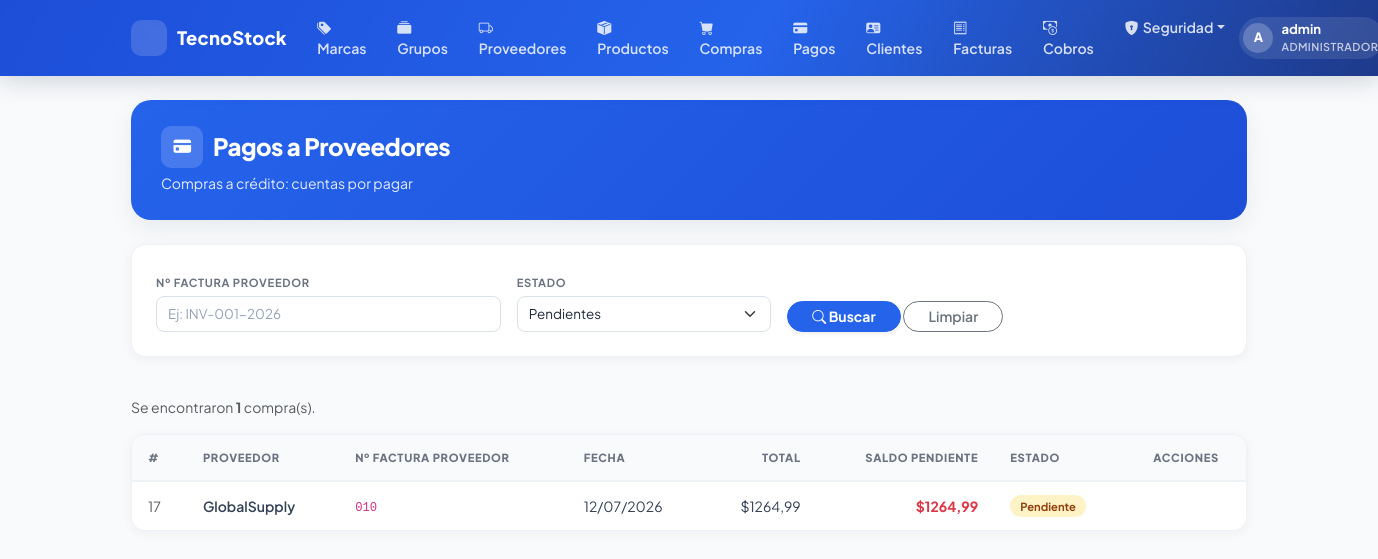
/pagos/ (signed in), run on an earlier commit of the app's database.
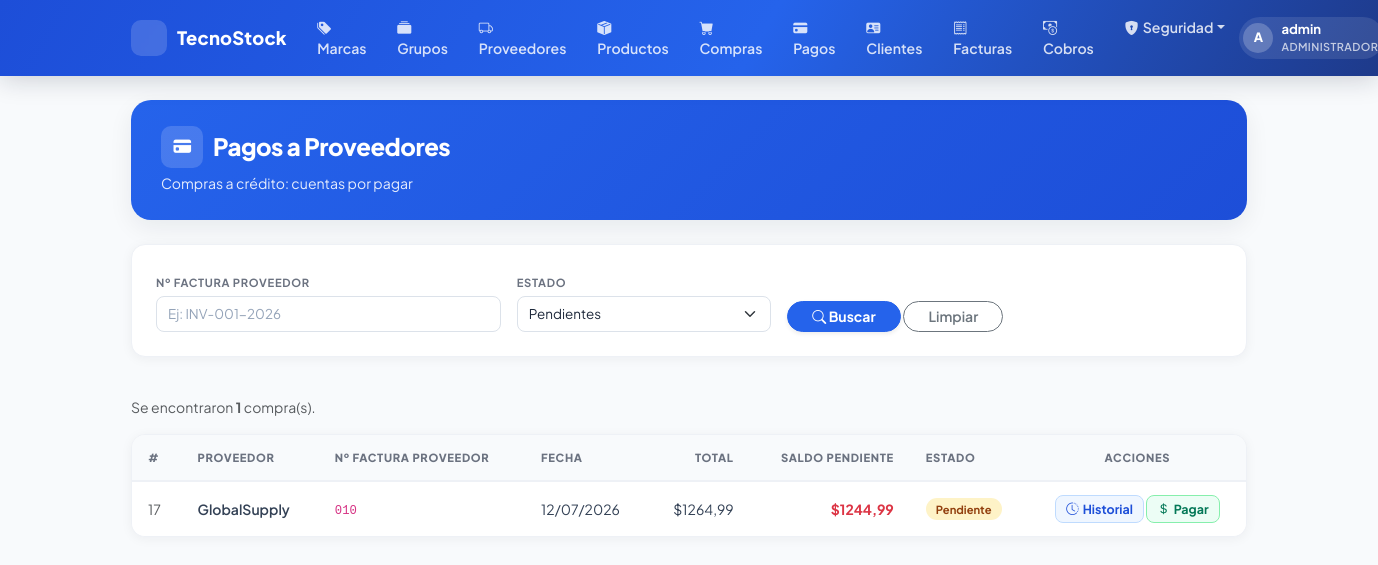
And on a later commit of the database.
### purchasing/models.py (models this page shows, shortened)
class Purchase(models.Model):
    TIPO_PAGO = [
        ('contado', 'Contado'),
        ('credito', 'Crédito'),
    ]
    ESTADO = [
        ('PENDIENTE', 'Pendiente'),
        ('PAGADA', 'Pagada'),
        ('ANULADA', 'Anulada'),
    ]
    supplier = models.ForeignKey(
        Supplier, on_delete=models.PROTECT, related_name='purchases', verbose_name='Proveedor'
    )
    document_number = models.CharField(
        max_length=20, verbose_name='Nº de Factura Proveedor'
    )
    purchase_date = models.DateTimeField(auto_now_add=True, verbose_name='Fecha de Compra')
    subtotal = models.DecimalField(max_digits=12, decimal_places=2, default=0, verbose_name='Subtotal')
    tax = models.DecimalField(max_digits=12, decimal_places=2, default=0, verbose_name='Impuesto (15%)')
    total = models.DecimalField(max_digits=12, decimal_places=2, default=0, verbose_name='Total')
    tipo_pago = models.CharField(max_length=10, choices=TIPO_PAGO, default='contado', verbose_name='Tipo de Pago')
    saldo = models.DecimalField(max_digits=12, decimal_places=2, default=0, verbose_name='Saldo Pendiente')
    estado = models.CharField(max_length=10, choices=ESTADO, default='PENDIENTE', verbose_name='Estado')
    is_active = models.BooleanField(default=True, verbose_name='Activa')
    class Meta:
        verbose_name = 'Compra'
        verbose_name_plural = 'Compras'
        ordering = ['-purchase_date']
        unique_together = ['supplier', 'document_number']

### billing/models.py (models this page shows, shortened)
class Supplier(models.Model):
    name = models.CharField(max_length=200, verbose_name='Nombre de la Empresa')
    contact_name = models.CharField(max_length=200, blank=True, null=True, verbose_name = 'Nombre de Contacto')
    email = models.EmailField(blank=True, null=True, verbose_name = 'Correo Electronico')
    phone = models.CharField(max_length=20, blank=True, null=True, verbose_name = 'Teléfono')
    address = models.TextField(blank=True, null=True, verbose_name = 'Dirección')
    is_active = models.BooleanField(default=True, verbose_name = 'Activo')
    created_at = models.DateTimeField(auto_now_add=True, verbose_name = 'Creado el')
    updated_at = models.DateTimeField(auto_now=True, verbose_name = 'Actualizado el')
    class Meta:
        verbose_name = 'Proveedor'
        verbose_name_plural = 'Proveedores'
        ordering = ['name']

### pagos/views.py (the view, shortened to what this page needs)
# urls.py: path('', views.compra_pendiente_list, name='compra_pendiente_list'),
@login_required
@group_required('Administrador', 'Analista de Compras')
@permission_required('purchasing.view_purchase', raise_exception=True)
@audit_action('LIST_COMPRAS_PENDIENTES')
def compra_pendiente_list(request):
    compras = Purchase.objects.filter(tipo_pago='credito').select_related('supplier')
    estado = request.GET.get('estado', 'PENDIENTE')
    if estado and estado != 'TODOS':
        compras = compras.filter(estado=estado)
    doc_number = request.GET.get('doc_number')
    if doc_number:
        compras = compras.filter(document_number__icontains=doc_number)
    export_format = request.GET.get('export')
    paginator = Paginator(compras, 10)
    page_obj = paginator.get_page(request.GET.get('page'))
    params = request.GET.copy()
    params.pop('page', None)
    query_string = params.urlencode()
    return render(request, 'pagos/compra_pendiente_list.html', {
        'page_obj': page_obj,
        'paginator': paginator,
        'compras': page_obj,
        'estado_filter': estado,
        'query_string': query_string,
        'has_active_filters': any([estado != 'PENDIENTE', doc_number]),
    })

### security/templatetags/security_tags.py (called while the page is built)
@register.filter(name='has_group')
def has_group(user, group_name):
    if not user.is_authenticated:
        return False
    if user.is_superuser:      # el superusuario ve todo
        return True
    return user.groups.filter(name=group_name).exists()

### pagos/templates/pagos/compra_pendiente_list.html (shortened to what this page needs)
{% extends 'billing/base.html' %}
{% block content %}
<div class="page-header d-flex justify-content-between align-items-center mb-4">
  <div>
    <h1><span class="header-icon"><i class="bi bi-credit-card-fill"></i></span>Pagos a Proveedores</h1>
    <p>Compras a crédito: cuentas por pagar</p>
  </div>
</div>
<div class="glass-card p-4 mb-4">
  <form method="get" class="row g-3 align-items-end">
    <div class="col-md-4">
      <label for="f-doc" class="filter-label">Nº Factura Proveedor</label>
      <input type="text" id="f-doc" name="doc_number" class="form-control form-control-sm"
             placeholder="Ej: INV-001-2026" value="{{ request.GET.doc_number|default_if_none:'' }}">
    </div>
    <div class="col-md-3">
      <label for="f-estado" class="filter-label">Estado</label>
      <select id="f-estado" name="estado" class="form-select form-control-sm">
        <option value="PENDIENTE" {% if estado_filter == 'PENDIENTE' %}selected{% endif %}>Pendientes</option>
      </select>
    </div>
    <div class="col-md-3">
      <button type="submit" class="btn btn-primary btn-sm rounded-pill px-4 fw-bold shadow-sm">
        <i class="bi bi-search"></i> Buscar
      </button>
      <a href="{% url 'pagos:compra_pendiente_list' %}" class="btn btn-sm btn-outline-secondary rounded-pill px-4">
        Limpiar
      </a>
    </div>
  </form>
</div>
<p class="text-muted small">
  Se encontraron <strong>{{ paginator.count }}</strong> compra(s).
</p>
<div class="products-table">
  <table class="table mb-0">
    <thead>
      <tr>
        <th>#</th>
        <th>Proveedor</th>
        <th>Nº Factura Proveedor</th>
        <th>Fecha</th>
        <th class="text-end">Total</th>
        <th class="text-end">Saldo Pendiente</th>
        <th>Estado</th>
        <th class="text-center">Acciones</th>
      </tr>
    </thead>
    <tbody>
      {% for compra in compras %}
      <tr>
        <td class="text-muted small">{{ compra.id }}</td>
        <td class="fw-semibold">{{ compra.supplier.name }}</td>
        <td><code>{{ compra.document_number }}</code></td>
        <td>{{ compra.purchase_date|date:"d/m/Y" }}</td>
        <td class="text-end">${{ compra.total }}</td>
        <td class="text-end text-danger fw-bold">${{ compra.saldo }}</td>
        <td>
          {% if compra.estado == 'PAGADA' %}
            <span class="badge-active">Pagada</span>
          {% elif compra.estado == 'ANULADA' %}
            <span class="badge-inactive">Anulada</span>
          {% else %}
            <span class="badge-pending">Pendiente</span>
          {% endif %}
        </td>
        <td class="text-center text-nowrap">
          {% if perms.pagos.view_pagocompra %}
          <a href="{% url 'pagos:pago_list' compra.id %}" class="btn-view" title="Ver Historial">
            <i class="bi bi-clock-history me-1"></i>Historial
          </a>
          {% endif %}
          {% if compra.estado == 'PENDIENTE' and perms.pagos.add_pagocompra %}
            <a href="{% url 'pagos:pago_create' compra.id %}" class="btn-pay" title="Registrar Pago">
              <i class="bi bi-currency-dollar me-1"></i>Pagar
            </a>
          {% endif %}
        </td>
      </tr>
      {% endfor %}
    </tbody>
  </table>
</div>
{% endblock %}

What changed in the data, as far as the page shows it:
changed Purchase "GlobalSupply": saldo "1264,99" → "1244,99"; now shows "Historial Pagar"
